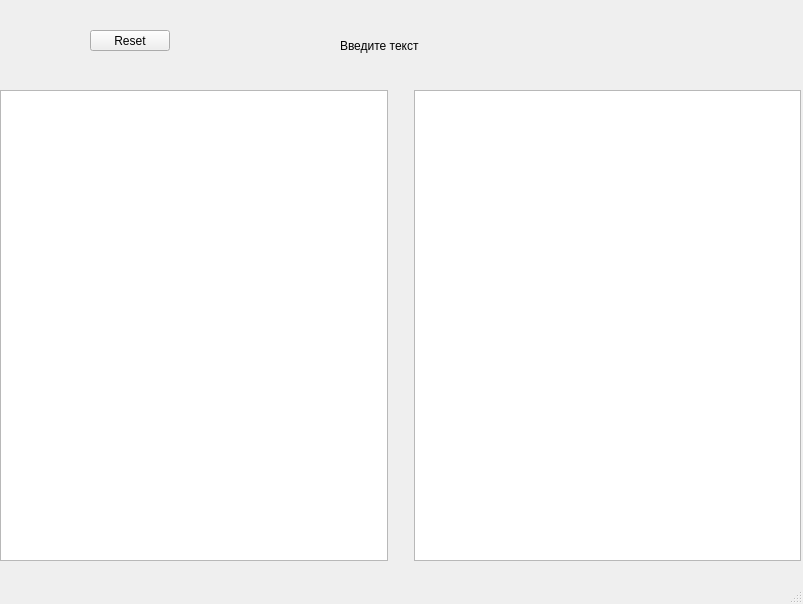
<?xml version="1.0" encoding="UTF-8"?>
<ui version="4.0">
 <class>MainWindow</class>
 <widget class="QMainWindow" name="MainWindow">
  <property name="geometry">
   <rect>
    <x>0</x>
    <y>0</y>
    <width>803</width>
    <height>604</height>
   </rect>
  </property>
  <property name="windowTitle">
   <string>MainWindow</string>
  </property>
  <widget class="QWidget" name="centralwidget">
   <widget class="QWidget" name="gridLayoutWidget">
    <property name="geometry">
     <rect>
      <x>0</x>
      <y>90</y>
      <width>801</width>
      <height>471</height>
     </rect>
    </property>
    <layout class="QGridLayout" name="LeftGrid">
     <item row="0" column="1">
      <spacer name="verticalSpacer">
       <property name="orientation">
        <enum>Qt::Vertical</enum>
       </property>
       <property name="sizeHint" stdset="0">
        <size>
         <width>20</width>
         <height>40</height>
        </size>
       </property>
      </spacer>
     </item>
     <item row="0" column="0">
      <widget class="QTextEdit" name="textInput"/>
     </item>
     <item row="0" column="2">
      <widget class="QTextEdit" name="textOut"/>
     </item>
    </layout>
   </widget>
   <widget class="QLabel" name="label">
    <property name="geometry">
     <rect>
      <x>340</x>
      <y>0</y>
      <width>461</width>
      <height>91</height>
     </rect>
    </property>
    <property name="text">
     <string>Введите текст</string>
    </property>
   </widget>
   <widget class="QPushButton" name="ResetButton">
    <property name="geometry">
     <rect>
      <x>90</x>
      <y>30</y>
      <width>80</width>
      <height>21</height>
     </rect>
    </property>
    <property name="text">
     <string>Reset</string>
    </property>
   </widget>
  </widget>
  <widget class="QMenuBar" name="menubar">
   <property name="geometry">
    <rect>
     <x>0</x>
     <y>0</y>
     <width>803</width>
     <height>20</height>
    </rect>
   </property>
  </widget>
  <widget class="QStatusBar" name="statusbar"/>
 </widget>
 <resources/>
 <connections>
  <connection>
   <sender>ResetButton</sender>
   <signal>clicked()</signal>
   <receiver>MainWindow</receiver>
   <slot>showNormal()</slot>
   <hints>
    <hint type="sourcelabel">
     <x>130</x>
     <y>78</y>
    </hint>
    <hint type="destinationlabel">
     <x>203</x>
     <y>75</y>
    </hint>
   </hints>
  </connection>
 </connections>
</ui>
